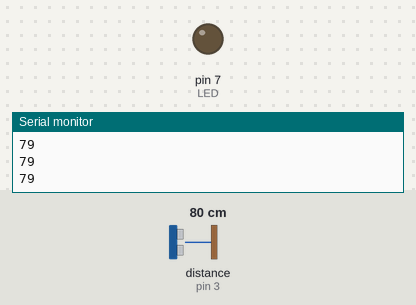
Recording of a sketch running on a simulated Arduino Uno, built with avr-gcc and run on an emulated ATmega328P. On the bench: output pins drawn as LEDs (lit = HIGH), the last lines printed to the serial monitor. Wiring (inferred from the names in the program): ultrasonic range finder: trigger pin 2; echo pin 3. The test bench sets the inputs (shaded band); at power-on: distance to the obstacle (sensor on pin 3) 80 cm. The echo pulse lasts 58.3 µs per cm; pins used as bus, display or sensor lines are not drawn.

Above: at 1.2 s.
1.3 s: distance to the obstacle (sensor on pin 3) set to 22 cm
2.8 s: distance to the obstacle (sensor on pin 3) set to 18 cm
At 4.1 s:
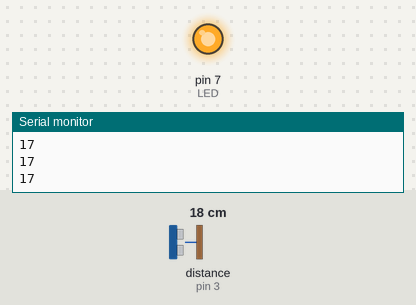
4.4 s: distance to the obstacle (sensor on pin 3) set to 35 cm
At 5.2 s:
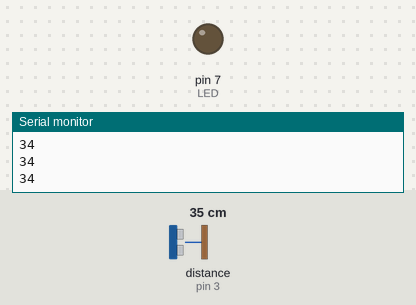
5.9 s: distance to the obstacle (sensor on pin 3) set to 2 cm
At 6.5 s:
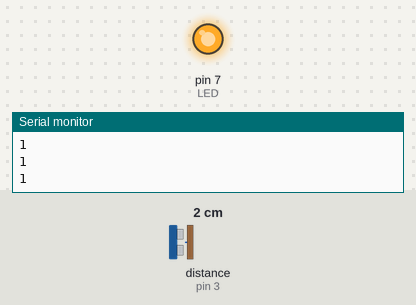
Timing chart, 0 to 8.4 s (numbered marks = the images above; inputs shaded):
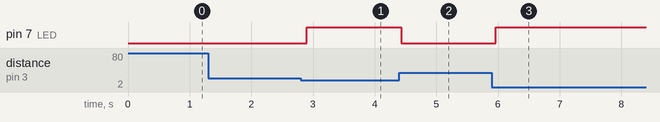

The sketch:

arduino.ino
```cpp
#define LED 7
#define TRIGGER 2
#define ECHO 3

void setup() {
  Serial.begin(9600);
  pinMode(LED, OUTPUT);
  pinMode(TRIGGER, OUTPUT);
  pinMode(ECHO, INPUT);
  digitalWrite(TRIGGER, LOW);
}

void loop() {
  digitalWrite(TRIGGER, HIGH);
  delayMicroseconds(10);
  digitalWrite(TRIGGER, LOW);
  long duration = pulseIn(ECHO, HIGH);
  long distance = (duration/2) / 29.1;
  if (distance < 20) { // if distance is less than 20 cm
    digitalWrite(LED, HIGH);
  } else {
    digitalWrite(LED, LOW);
  }
	Serial.print(distance);
  Serial.println("");
  delay(100);
}
```

Measured:
- the behaviour switches between 21 and 20 cm on distance to the obstacle (sensor on pin 3) (found by bisection; images 0 and 1)
- after the input at 2.8 s, pin 7 (LED): LOW → HIGH after 0.10 s
- after the input at 4.4 s, pin 7 (LED): HIGH → LOW at once
- after the input at 5.9 s, pin 7 (LED): LOW → HIGH after 0.07 s
